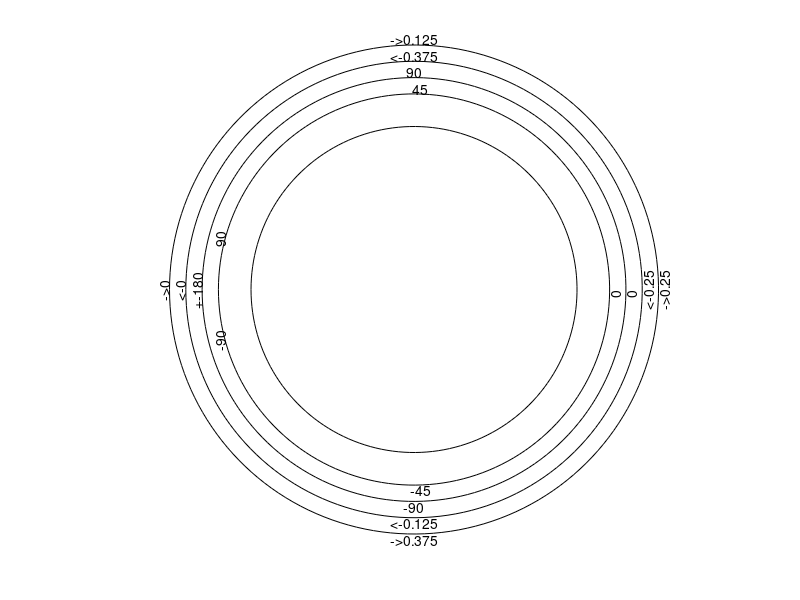

This chart was generated by the following MATLAB code: (Note: this script raises an error after producing the figure.)
%   Parametros Carta de Smith
%
%   This program plots a simple Smith Chart.  It calls
%   on the functions realcirc, imcirc, and z2gamma.
%
%   Wentworth, 8/3/02
%
%   Variables:
%       a       circle radius
%       m,n     x,y center of circle
%       theta   angle (degrees)
%       z       a complex location
%       rvalues values to plot for the real circles
%       xvalues values to plot for the imag circles
%       xpos    x location of text
%       ypos    y location of text
%       rl       parte real da carga
%       xl       parte imaginaria da carga

clc     %clears the command window
clear all;
clearvars;
close all;
%rl=[0.5 0.5 0.5 0.5];
%xl=[.2 2 -2 -.2];
%Impedancia da carga
prompt = strcat('Diga a impedancia da carga (parte real)\n');
rl(1) = str2num(input(prompt,'s'));
prompt = strcat('Diga a impedancia da carga (parte imaginaria)\n');
xl(1) = str2num(input(prompt,'s'));
prompt = strcat('Diga a distancia em direcao ao gerador em comprimentos de onda)\n');
lambda = str2num(input(prompt,'s'));

figure('Name','Carta de Smith')
%first plot comprimento de onda em direc?o ao gerador
theta=linspace(-pi,pi,180);
a=1.5;
m=0;
n=0;
Re=a*cos(theta)+m;
Im=a*sin(theta)+n;
z=Re+1i*Im;
plot(z,'k')
axis('equal')
axis('off')
hold on
xvalues=[0 0.125 0.25 0.375];
xangles=[pi pi/2 0 -pi/2];
for x=1:4
    xpos=a*cos(xangles(x))+m;
    ypos=a*sin(xangles(x))+n;
    h=text([xpos], [ypos], strcat('->',num2str(xvalues(x))));
    if xpos>.1
        set(h,'VerticalAlignment','top');
        set(h,'HorizontalAlignment','center');
        set(h,'Rotation',90);
    elseif xpos<-.1
        set(h,'VerticalAlignment','bottom');
        set(h,'HorizontalAlignment','center');
        set(h,'Rotation',90);
    else
        if ypos<0
            set(h,'VerticalAlignment','top');
            set(h,'HorizontalAlignment','center');
        else
            set(h,'VerticalAlignment','bottom');
            set(h,'HorizontalAlignment','center');
        end
    end
end


%plot comprimento de onda em direcao a carga
theta=linspace(-pi,pi,180);
a=1.4;
m=0;
n=0;
Re=a*cos(theta)+m;
Im=a*sin(theta)+n;
z=Re+1i*Im;
plot(z,'k')
xvalues=[0 0.375 0.25 0.125];
xangles=[pi pi/2 0 -pi/2];
for x=1:4
    xpos=a*cos(xangles(x))+m;
    ypos=a*sin(xangles(x))+n;
    h=text([xpos], [ypos], strcat('<-',num2str(xvalues(x))));
    if xpos>.1
        set(h,'VerticalAlignment','cap');
        set(h,'HorizontalAlignment','center');
        set(h,'Rotation',90);
    elseif xpos<-.1
        set(h,'VerticalAlignment','bottom');
        set(h,'HorizontalAlignment','center');
        set(h,'Rotation',90);
    else
        if ypos<0
            set(h,'VerticalAlignment','top');
            set(h,'HorizontalAlignment','center');
        else
            set(h,'VerticalAlignment','bottom');
            set(h,'HorizontalAlignment','center');
        end
    end
end

%plot angulo do coeficiente de reflecao 
theta=linspace(-pi,pi,180);
a=1.3;
m=0;
n=0;
Re=a*cos(theta)+m;
Im=a*sin(theta)+n;
z=Re+1i*Im;
plot(z,'k')
xvalues={'+-180' '90' '0' '-90'};
xangles=[pi pi/2 0 -pi/2];
for x=1:4
    xpos=a*cos(xangles(x))+m;
    ypos=a*sin(xangles(x))+n;
    h=text([xpos], [ypos], [xvalues(x)]);
    if xpos>.1
        set(h,'VerticalAlignment','top');
        set(h,'HorizontalAlignment','right');
        set(h,'Rotation',90);
    elseif xpos<-.1
        set(h,'VerticalAlignment','bottom');
        set(h,'HorizontalAlignment','center');
        set(h,'Rotation',90);
    else
        if ypos<0
            set(h,'VerticalAlignment','top');
            set(h,'HorizontalAlignment','center');
        else
            set(h,'VerticalAlignment','bottom');
            set(h,'HorizontalAlignment','center');
        end
    end
end

%plot angulo do coeficiente de transmiss?o
theta=linspace(-pi,pi,180);
a=1.2;
m=0;
n=0;
Re=a*cos(theta)+m;
Im=a*sin(theta)+n;
z=Re+1i*Im;
plot(z,'k')
xvalues=[90 45 0 -45 -90];
xangles=[165/180*pi 88/180*pi 0 -88/180*pi -165/180*pi];
for x=1:5
    xpos=a*cos(xangles(x))+m;
    ypos=a*sin(xangles(x))+n;
    h=text([xpos], [ypos], [num2str(xvalues(x))]);
    if xpos>.1
        set(h,'VerticalAlignment','top');
        set(h,'HorizontalAlignment','right');
        set(h,'Rotation',90);
    elseif xpos<-.1
        set(h,'VerticalAlignment','bottom');
        set(h,'HorizontalAlignment','center');
        set(h,'Rotation',90);
    else
        if ypos<0
            set(h,'VerticalAlignment','top');
            set(h,'HorizontalAlignment','center');
        else
            set(h,'VerticalAlignment','bottom');
            set(h,'HorizontalAlignment','center');
        end
    end
end

%plot real = 0 circle
theta=linspace(-pi,pi,180);
a=1;
m=0;
n=0;
Re=a*cos(theta)+m;
Im=a*sin(theta)+n;
z=Re+1i*Im;
plot(z,'k')


for l=1:length(rl)
    %plot the load circle
    loadcirc(rl(l),xl(l));
    %plot load line
    c=loadline(rl(l),xl(l)); %c
    tetaDegrees=lambda*90/0.125;
    if tetaDegrees<0
        tetaDegrees=tetaDegrees+360;
    elseif tetaDegrees>360
        tetaDegrees=tetaDegrees-360;
    end
    c1=abs(c);
    c2=angle(c)-((tetaDegrees*pi)/180);
    c=c1*cos(c2)+1i*c1*sin(c2);
    loadline2(c)
end

%add the x = 0 line
plot([-1 1],[0,0],'k');

%now add real circles
rvalues=[0.5 1 2 4];
if ismember(rl, rvalues)
    rvalues=[0.5 1 2 4];
else
    rvalues=[0.5 1 2 4 rl];
end
for r=rvalues
    realcirc(r);
    xpos=z2gamma(r);
    h=text(xpos,0,num2str(r));
    set(h,'VerticalAlignment','top','HorizontalAlignment','right');
end

%now add +/-x circles imaginary
xvalues=[0.2 0.5 1 2 3];
if ismember(rl, rvalues)
    xvalues=[0.2 0.5 1 2 3];
else
    xvalues=[0.2 0.5 1 2 3 xl];
end
for x=xvalues
    imcirc(x);
    imcirc(-x);
    xpos=real(z2gamma(1i*x));
    ypos=imag(z2gamma(1i*x));
    h=text([xpos xpos], [ypos -ypos], [' j' num2str(x);'-j' num2str(x)]);
    set(h(1),'VerticalAlignment','bottom');
    set(h(2),'VerticalAlignment','top');
    if xpos==0
        set(h,'HorizontalAlignment','center');
    elseif xpos<0
        set(h,'HorizontalAlignment','right');
end

h=text(-1,0,'0');
set(h,'VerticalAlignment','middle','HorizontalAlignment','right');

end